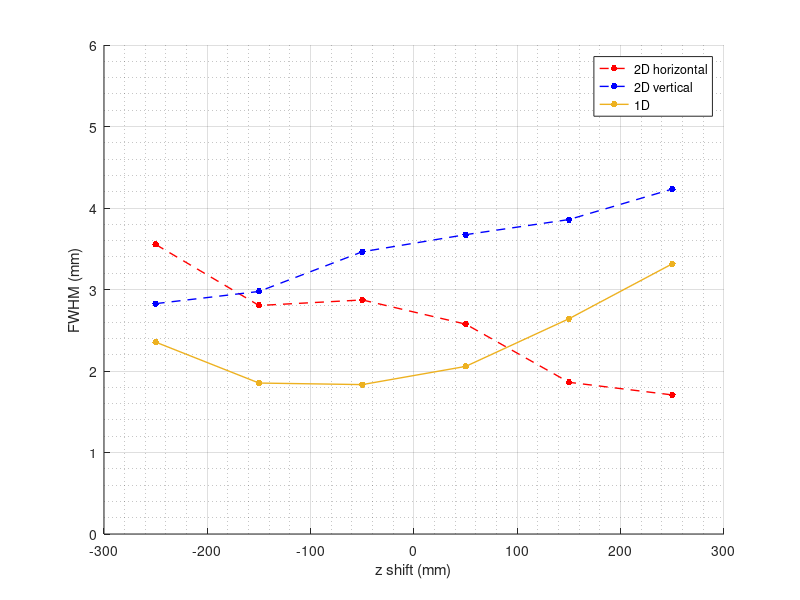
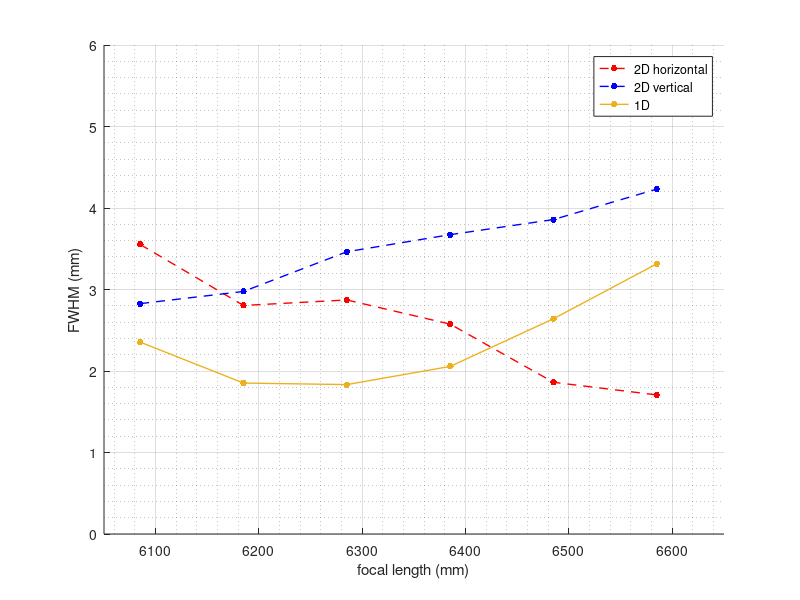

The MATLAB source for these figures, in order:
clear all; close all; clc;

px = 0.075;
z0 = 6335;
z = -250:100:250;
FWHM_2DH = px*[47.368 37.387 38.289 34.335 24.817 22.753];
FWHM_2DV = px*[37.688 39.681 46.174 48.971 51.445 56.432];
FWHM_1D = px*[31.391 24.696 24.443 27.418 35.219 44.206];

%%
figure(1);
hold on;
grid on;
grid minor;
plot(z,FWHM_2DH,'.--','Color','r','LineWidth',1,'MarkerSize',15);
plot(z,FWHM_2DV,'.--','Color','b','LineWidth',1,'MarkerSize',15);
%plot(z,FWHM_1D,'.-','Color','g','LineWidth',1,'MarkerSize',15);
plot(z,FWHM_1D,'.-','LineWidth',1,'MarkerSize',15);
legend('2D horizontal','2D vertical','1D');
xlim([-300 300]);
ylim([0 6]);
xlabel('z shift (mm)');
ylabel('FWHM (mm)');

figure(2);
hold on;
grid on;
grid minor;
plot(z+z0,FWHM_2DH,'.--','Color','r','LineWidth',1,'MarkerSize',15);
plot(z+z0,FWHM_2DV,'.--','Color','b','LineWidth',1,'MarkerSize',15);
%plot(z+z0,FWHM_1D,'.-','Color','g','LineWidth',1,'MarkerSize',15);
plot(z+z0,FWHM_1D,'.-','LineWidth',1,'MarkerSize',15);
legend('2D horizontal','2D vertical','1D');
xlim([6050 6650]);
ylim([0 6]);
xlabel('focal length (mm)');
ylabel('FWHM (mm)');

%%
figure(1); print(gcf,'-dpng','-r600','../2017-03-20_FWHM(z-shift).png');
figure(2); print(gcf,'-dpng','-r600','../2017-03-20_FWHM(focal-length).png');
